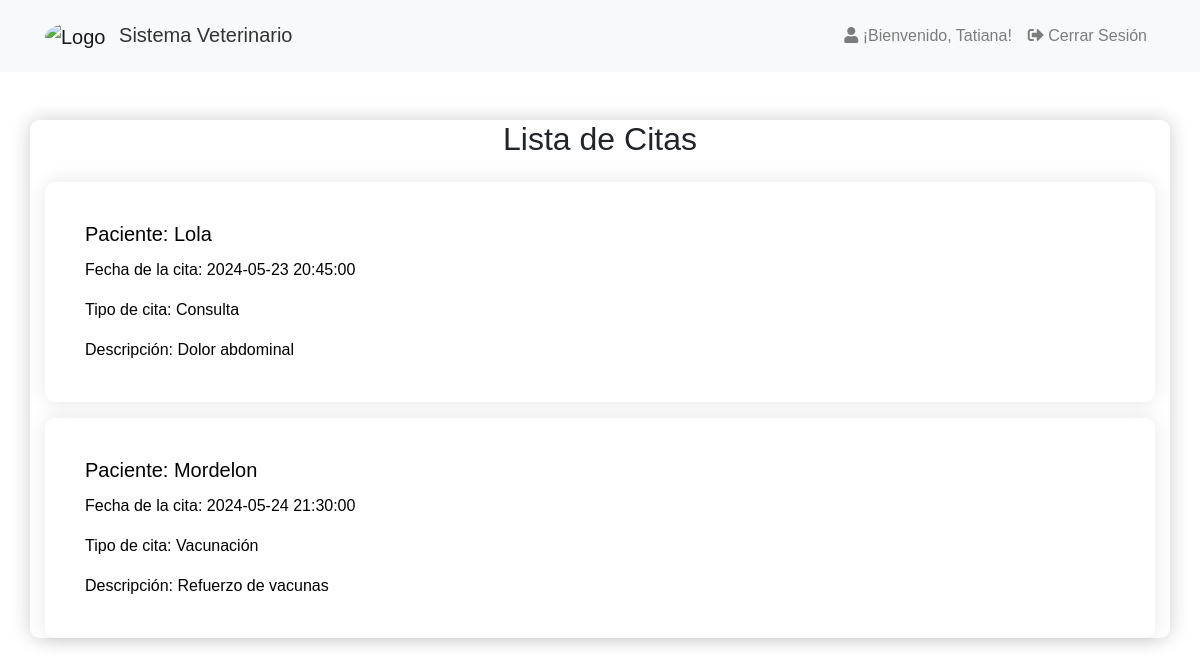
Screenshot of /views/user_views/proximaCita (signed in) with the database file from the repository.
### tables this page shows
CREATE TABLE IF NOT EXISTS `cita` (
  `numero_cita` int NOT NULL AUTO_INCREMENT,
  `id_paciente` int DEFAULT NULL,
  `fecha_cita` datetime DEFAULT NULL,
  `tipo_de_cita` varchar(30) DEFAULT NULL,
  `descripcion` text,
  `estado` enum('programada','completada','cancelada') DEFAULT 'programada',
  PRIMARY KEY (`numero_cita`),
  KEY `id_paciente` (`id_paciente`)
);

CREATE TABLE IF NOT EXISTS `paciente` (
  `id_paciente` int NOT NULL AUTO_INCREMENT,
  `id_usuario` int DEFAULT NULL,
  `nombre` varchar(30) DEFAULT NULL,
  `edad` int DEFAULT NULL,
  `genero` enum('macho','hembra','otro') DEFAULT NULL,
  `animal` varchar(40) DEFAULT NULL,
  `foto_nombre` varchar(255) DEFAULT NULL,
  `foto_tipo` varchar(100) DEFAULT NULL,
  `foto_contenido` longblob,
  `foto` varchar(255) DEFAULT NULL,
  PRIMARY KEY (`id_paciente`),
  KEY `id_usuario` (`id_usuario`)
);

### views/user_views/proximaCita.php (the view, shortened to what this page needs)
<?php
require_once "../../utils/db_connection.php";
$id_usuario = $_SESSION['id_usuario'];
$sql = "SELECT p.nombre AS nombre_paciente, c.fecha_cita, c.tipo_de_cita, c.descripcion AS descripcion_cita
        FROM paciente p
        JOIN cita c ON p.id_paciente = c.id_paciente
        WHERE p.id_usuario = ? AND c.fecha_cita > NOW()
        ORDER BY c.fecha_cita ASC";
$stmt = $conn->prepare($sql);
$stmt->bind_param("i", $id_usuario);
$stmt->execute();
$result = $stmt->get_result();
?>
<!DOCTYPE html>
<html lang="es">
<head>
    <link rel="stylesheet" href="https://maxcdn.bootstrapcdn.com/bootstrap/4.5.2/css/bootstrap.min.css">
    <link rel="stylesheet" href="../../css/dashboard.css">
</head>
<body>
    <?php include '../header.php'; ?>
    <div class="container mt-5" style="background-color: rgba(255, 255, 255, 0.90); border-radius: 10px; box-shadow: 0 0 20px rgba(0, 0, 0, 0.2);">
        <h2 class="text-center mb-4">Lista de Citas</h2>
        <?php if ($result->num_rows > 0): ?>
            <?php while ($row = $result->fetch_assoc()): ?>
                <div class="card mb-3">
                    <div class="card-body">
                        <h5 class="card-title">Paciente: <?php echo $row['nombre_paciente']; ?></h5>
                        <p class="card-text">Fecha de la cita: <?php echo $row['fecha_cita']; ?></p>
                        <p class="card-text">Tipo de cita: <?php echo $row['tipo_de_cita']; ?></p>
                        <p class="card-text">Descripción: <?php echo $row['descripcion_cita']; ?></p>
                    </div>
                </div>
            <?php endwhile; ?>
        <?php else: ?>
            <p class="text-center">No hay citas programadas.</p>
        <?php endif; ?>
    </div>
</body>
</html>

### css/dashboard.css (style rules this page uses)
body { font-family: Arial, sans-serif; background-image: url("../img/fondo1.jpg"); background-size: cover; }
.card { border: none; background-color: rgba(255, 255, 255, 0.2); border-radius: 10px; box-shadow: 0 0 20px rgba(0, 0, 0, 0.1); padding: 20px; backdrop-filter: blur(10px); transition: transform 0.3s ease; }
.card-body { color: #000; }

### rows the page displays
cita: id_paciente.nombre "Lola", fecha_cita "2024-05-23 20:45:00", tipo_de_cita "Consulta", descripcion "Dolor abdominal"
cita: id_paciente.nombre "Mordelon", fecha_cita "2024-05-24 21:30:00", tipo_de_cita "Vacunación", descripcion "Refuerzo de vacunas"

### other values shown
$nombreUsuario "Tatiana"
